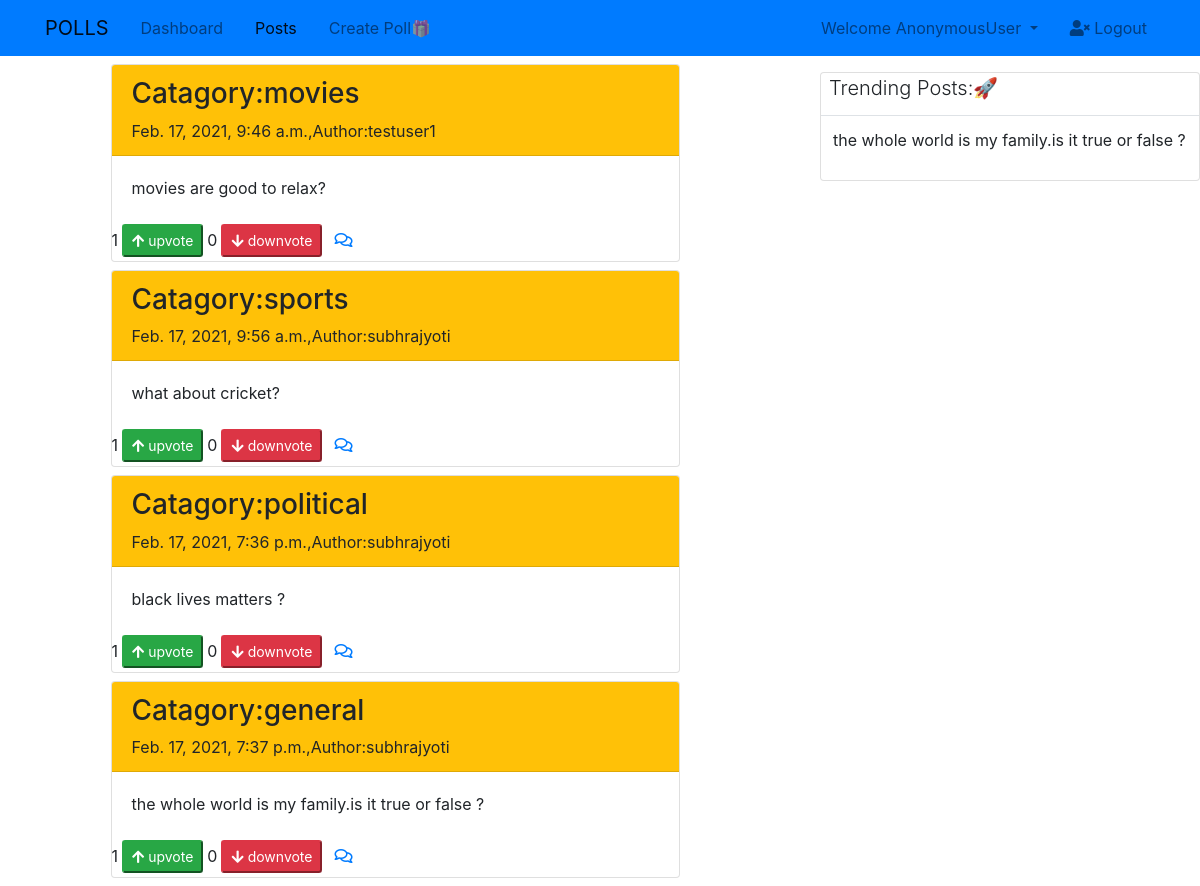
The page / on the database its author committed.
### polls/models.py (models this page shows)
class Post(models.Model):
    content=models.TextField()
    created=models.DateTimeField(auto_now_add=True)
    like=models.ManyToManyField(User,related_name='poll_like',blank=True)
    dislike=models.ManyToManyField(User,related_name='poll_dislike',blank=True)
    catagory=models.CharField(max_length=20,null=True,choices=CATAGORIES)
    author=models.ForeignKey(Profile,on_delete=models.CASCADE,related_name="posts")
    def __str__(self):
        return str(self.content)

### profiles/models.py (models this page shows, shortened)
class Profile(models.Model):
    first_name=models.CharField(max_length=200,null=True)
    last_name=models.CharField(max_length=200,null=True)
    user=models.OneToOneField(User,on_delete=models.CASCADE)
    email=models.EmailField(max_length=200,blank=True)
    age_group=models.IntegerField(null=True)
    profile_pic=models.ImageField(default="avatar.jpg",null=True)
    def __str__(self):
        return self.user.username

### polls/views.py (the view)
# urls.py: path('',homeView,name='home'),
def homeView(request):
    post=Post.objects.all()
    lst={}
    lst1=[]
    for i in post:
        lst[i.like.count()]=i
    for j in sorted(lst):
        lst1.append(lst[j])
    lst1.reverse()
    form=giveCommentForm(request.POST or None)
    context={"post":post,"lst1":lst1,"form":form}
    return render(request,'polls/home.html',context);

### polls/templates/polls/home.html (shortened to what this page needs)
{%extends 'polls/main.html'%}
{%block content%}
<div class="row">
  <div class="col-md-6 mx-auto">
    {% for p in post %}
    <div class="card m-2">
        <div class="card-header bg-warning"><h3>Catagory:{{p.catagory}}</h3>{{p.created}},Author:{{p.author}}
        </div>
        <div class="card-body">
           {{p.content}}
        </div>
         <div class="d-flex">
           <form action="like/{{p.id}}/" method="POST">
            <span>{{p.like.count}}</span><button type="submit" class="btn-sm btn-success m-1"><i class="fas fa-arrow-up"></i> upvote</button>
        </form>
        <form action="unlike/{{p.id}}/" method="POST">
            <span>{{p.dislike.count}}</span><button type="submit" class="btn-sm btn-danger m-1"><i class="fas fa-arrow-down"></i> downvote</button>
        </form>
        <a  class="m-2"href="{% url 'blog-comment' p.id  %}"><i class="far fa-comments"></i></a>
         </div>
    </div>
    {%endfor%}
</div>
<div class="col-md-4">
    <div class="card mt-3">
        <div class="card-title lead"><span class="m-2">Trending Posts:🚀</span></div>
        <table class="table">
            {% for i in lst1 %}
            <tr>
                <td>{{i}}</td>
            </tr>
            {%endfor%}
        </table>
    </div>
</div>
</div>
{%endblock%}

### polls/templates/polls/main.html (shortened to what this page needs)
{% load static %}
<!DOCTYPE html>
<html lang="en">
<head>
    <link rel="stylesheet" href="https://use.fontawesome.com/releases/v5.0.13/css/all.css"
>
    <link rel="stylesheet" href="https://stackpath.bootstrapcdn.com/bootstrap/4.3.1/css/bootstrap.min.css">
    <link rel="stylesheet" href="{%static 'css/main.css' %}">
</head>
<body>
{% include 'polls/navbar.html'%}
{%block content%}
{%endblock content%}
</body>
</html>

### polls/templates/polls/navbar.html (shortened to what this page needs)
<nav class="navbar navbar-expand-lg navbar-light bg-primary p-2">
  <div class="container">
    <a href="{% url 'home' %}" class="navbar-brand">POLLS</a>
    <div class="collapse navbar-collapse" id="navbarCollapse">
      <ul class="navbar-nav">
        <li class="nav-item px-2">
          <a href="{% url 'dashboard' %}" class="nav-link ">Dashboard</a>
        </li>
        <li class="nav-item px-2">
          <a href="{% url 'home' %}" class="nav-link active">Posts</a>
        </li>
        <li class="nav-item px-2">
          <a href="{% url 'create-newpost'%}" class="nav-link">Create Poll🎁</a>
        </li>
      </ul>
      <ul class="navbar-nav ml-auto">
        <li class="nav-item dropdown mr-3">
          <a href="#" class="nav-link dropdown-toggle" data-toggle="dropdown">
           Welcome {{user}}
          </a>
        </li>
        <li class="nav-item">
          <a href="{% url 'account_logout' %}" class="nav-link">
            <i class="fas fa-user-times"></i> Logout
          </a>
        </li>
      </ul>
    </div>
  </div>
</nav>

### polls/templates/polls/main.html (style rules this page uses)
body { overflow-x: hidden; }

### rows shown on the page
Post: catagory "movies", created "Feb. 17, 2021, 9:46 a.m.", author "testuser1", content "movies are good to relax?", like.count "1", dislike.count "0"
Post: catagory "sports", created "Feb. 17, 2021, 9:56 a.m.", author "subhrajyoti", content "what about cricket?", like.count "1", dislike.count "0"
Post: catagory "political", created "Feb. 17, 2021, 7:36 p.m.", author "subhrajyoti", content "black lives matters ?", like.count "1", dislike.count "0"
Post: catagory "general", created "Feb. 17, 2021, 7:37 p.m.", author "subhrajyoti", content "the whole world is my family.is it true or false ?", like.count "1", dislike.count "0"

### other values the page prints
{{ user }} "AnonymousUser"
